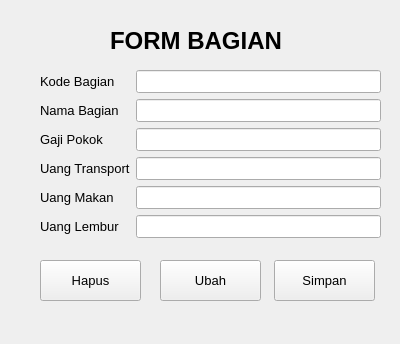
<?xml version="1.0" encoding="UTF-8"?>
<ui version="4.0">
 <class>Form</class>
 <widget class="QWidget" name="Form">
  <property name="geometry">
   <rect>
    <x>0</x>
    <y>0</y>
    <width>400</width>
    <height>344</height>
   </rect>
  </property>
  <property name="windowTitle">
   <string>Form</string>
  </property>
  <widget class="QLabel" name="label">
   <property name="geometry">
    <rect>
     <x>110</x>
     <y>20</y>
     <width>171</width>
     <height>41</height>
    </rect>
   </property>
   <property name="font">
    <font>
     <pointsize>18</pointsize>
     <bold>true</bold>
    </font>
   </property>
   <property name="text">
    <string>FORM BAGIAN</string>
   </property>
  </widget>
  <widget class="QWidget" name="formLayoutWidget">
   <property name="geometry">
    <rect>
     <x>40</x>
     <y>70</y>
     <width>341</width>
     <height>181</height>
    </rect>
   </property>
   <property name="font">
    <font>
     <pointsize>10</pointsize>
    </font>
   </property>
   <layout class="QFormLayout" name="formLayout">
    <item row="0" column="0">
     <widget class="QLabel" name="kodeBagianLabel">
      <property name="font">
       <font>
        <pointsize>10</pointsize>
       </font>
      </property>
      <property name="text">
       <string>Kode Bagian</string>
      </property>
     </widget>
    </item>
    <item row="0" column="1">
     <widget class="QLineEdit" name="kodeBagianLineEdit">
      <property name="font">
       <font>
        <pointsize>10</pointsize>
       </font>
      </property>
     </widget>
    </item>
    <item row="1" column="0">
     <widget class="QLabel" name="namaBagianLabel">
      <property name="font">
       <font>
        <pointsize>10</pointsize>
       </font>
      </property>
      <property name="text">
       <string>Nama Bagian</string>
      </property>
     </widget>
    </item>
    <item row="1" column="1">
     <widget class="QLineEdit" name="namaBagianLineEdit">
      <property name="font">
       <font>
        <pointsize>10</pointsize>
       </font>
      </property>
     </widget>
    </item>
    <item row="2" column="0">
     <widget class="QLabel" name="gajiPokokLabel">
      <property name="font">
       <font>
        <pointsize>10</pointsize>
       </font>
      </property>
      <property name="text">
       <string>Gaji Pokok</string>
      </property>
     </widget>
    </item>
    <item row="2" column="1">
     <widget class="QLineEdit" name="gajiPokokLineEdit">
      <property name="font">
       <font>
        <pointsize>10</pointsize>
       </font>
      </property>
     </widget>
    </item>
    <item row="3" column="0">
     <widget class="QLabel" name="uangTransportLabel">
      <property name="font">
       <font>
        <pointsize>10</pointsize>
       </font>
      </property>
      <property name="text">
       <string>Uang Transport</string>
      </property>
     </widget>
    </item>
    <item row="3" column="1">
     <widget class="QLineEdit" name="uangTransportLineEdit">
      <property name="font">
       <font>
        <pointsize>10</pointsize>
       </font>
      </property>
     </widget>
    </item>
    <item row="4" column="0">
     <widget class="QLabel" name="uangMakanLabel">
      <property name="font">
       <font>
        <pointsize>10</pointsize>
       </font>
      </property>
      <property name="text">
       <string>Uang Makan</string>
      </property>
     </widget>
    </item>
    <item row="4" column="1">
     <widget class="QLineEdit" name="uangMakanLineEdit">
      <property name="font">
       <font>
        <pointsize>10</pointsize>
       </font>
      </property>
     </widget>
    </item>
    <item row="5" column="0">
     <widget class="QLabel" name="uangLemburLabel">
      <property name="font">
       <font>
        <pointsize>10</pointsize>
       </font>
      </property>
      <property name="text">
       <string>Uang Lembur</string>
      </property>
     </widget>
    </item>
    <item row="5" column="1">
     <widget class="QLineEdit" name="uangLemburLineEdit">
      <property name="font">
       <font>
        <pointsize>10</pointsize>
       </font>
      </property>
     </widget>
    </item>
   </layout>
  </widget>
  <widget class="QPushButton" name="pushButton">
   <property name="geometry">
    <rect>
     <x>274</x>
     <y>260</y>
     <width>101</width>
     <height>41</height>
    </rect>
   </property>
   <property name="font">
    <font>
     <pointsize>10</pointsize>
    </font>
   </property>
   <property name="text">
    <string>Simpan</string>
   </property>
  </widget>
  <widget class="QPushButton" name="pushButton_2">
   <property name="geometry">
    <rect>
     <x>160</x>
     <y>260</y>
     <width>101</width>
     <height>41</height>
    </rect>
   </property>
   <property name="font">
    <font>
     <pointsize>10</pointsize>
    </font>
   </property>
   <property name="text">
    <string>Ubah</string>
   </property>
  </widget>
  <widget class="QPushButton" name="pushButton_3">
   <property name="geometry">
    <rect>
     <x>40</x>
     <y>260</y>
     <width>101</width>
     <height>41</height>
    </rect>
   </property>
   <property name="font">
    <font>
     <pointsize>10</pointsize>
    </font>
   </property>
   <property name="text">
    <string>Hapus</string>
   </property>
  </widget>
 </widget>
 <resources/>
 <connections/>
</ui>
